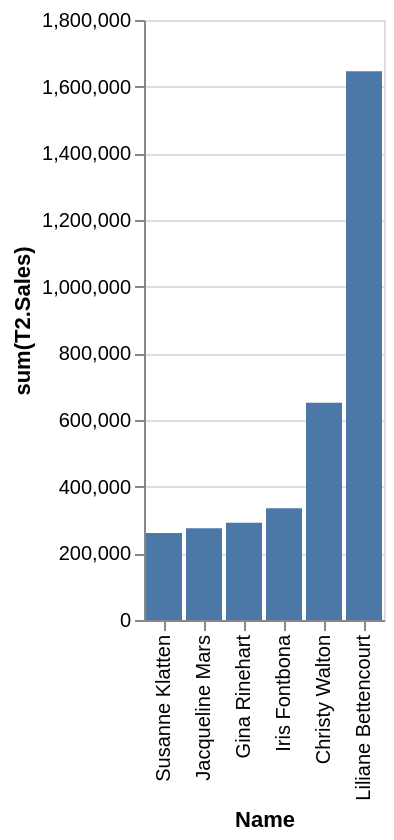

The specification (Vega-Lite) saved for this image:
### Vega-Lite specification from a JSON file in a GitHub repository (floating-point values rounded to 4 significant figures)
{"data": {"values": [{"x_data": "Susanne Klatten", "y_data": 261000}, {"x_data": "Jacqueline Mars", "y_data": 275000}, {"x_data": "Gina Rinehart", "y_data": 292000}, {"x_data": "Iris Fontbona", "y_data": 335000}, {"x_data": "Christy Walton", "y_data": 651421}, {"x_data": "Liliane Bettencourt", "y_data": 1646407}]}, "mark": "bar", "encoding": {"x": {"field": "x_data", "type": "nominal", "title": "Name", "sort": {"op": "sum", "field": "y_data", "order": "ascending"}}, "y": {"field": "y_data", "type": "quantitative", "title": "sum(T2.Sales)"}}}
